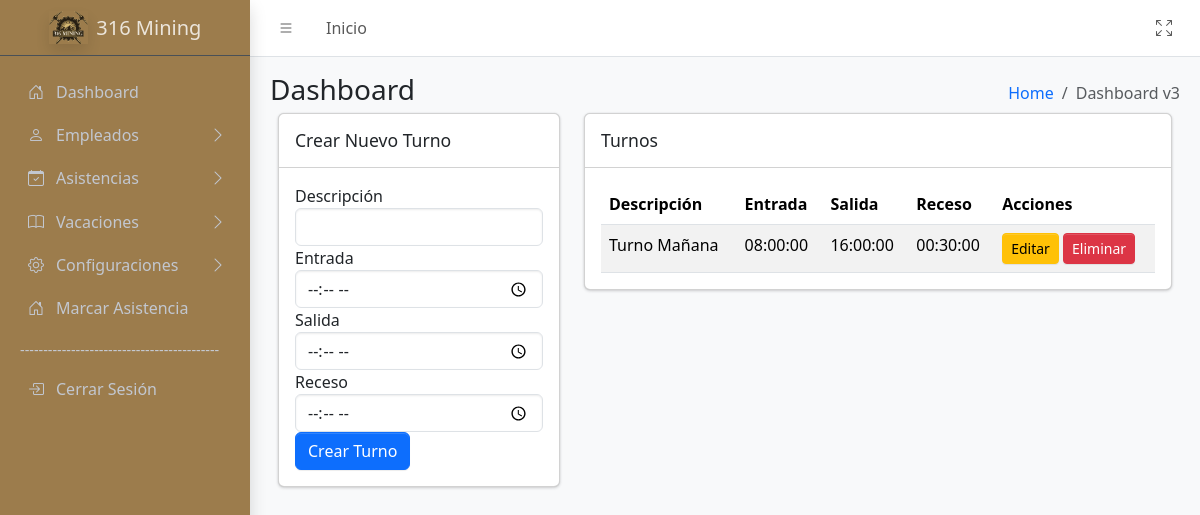
/sistema/controller/ConfiguracionesController/TurnosController.php?action=MostrarTurnos (signed in), run on an earlier commit of the app's database.
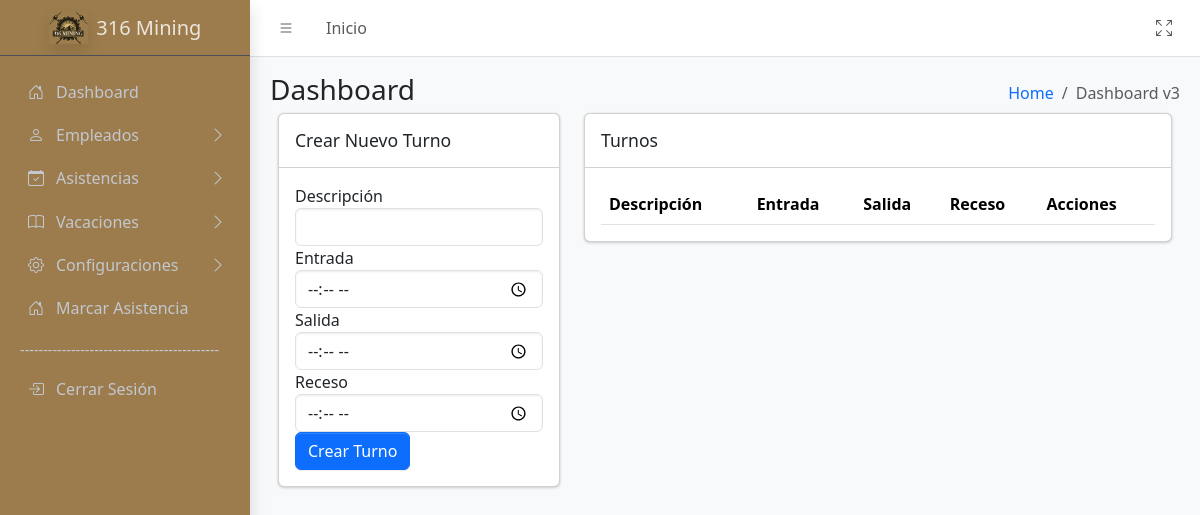
And on a later commit of the database.
### tables this page shows
CREATE TABLE `turnos` (
  `idTurno` int(11) NOT NULL,
  `descripcion` varchar(50) NOT NULL,
  `entrada_previa` time NOT NULL,
  `entrada` time DEFAULT NULL,
  `salida` time DEFAULT NULL,
  `receso` time NOT NULL
);

### sistema/controller/BaseController.php (called while the page is built, shortened)
<?php
class BaseController {
        protected function loadView($view,
                                        $data = [],
                                        $additionalCss = [],
                                        $additionalJs = [],
                                        $title = 'Sistema') {
                                    include __DIR__ . '/../view/templates/layout.php';
    }
}
?>

### sistema/model/conexion.php (called while the page is built, shortened)
<?php
class Database {
    public function __construct() {
        try {
            $host = 'localhost';
            $dbname = 'biometrico';
            $username = 'root';
            $password = '';
            $this->conn = new PDO("mysql:host=$host;dbname=$dbname", $username, $password);
        } catch (PDOException $e) {
            echo "Error de conexión: " . $e->getMessage();
            exit();
        }
    }
}
?>

### sistema/model/ConfiguracionModel/TurnosModel.php (called while the page is built, shortened)
<?php
require_once __DIR__ . '/../conexion.php';
class Turnos extends Database {
    public function ObtenerTurnos() {
        $sql = "SELECT * FROM turnos ORDER BY descripcion ASC";
        $stmt = $this->conn->prepare($sql);
        $stmt->execute();
        return $stmt->fetchAll(PDO::FETCH_ASSOC);
    }
}
?>

### sistema/view/Configuracion/Turnos.php (the view, shortened to what the changed rows need)
<div class="app-content">
    <div class="container-fluid">
        <div class="row">
            <div class="col-lg-8">
                <div class="card mb-4">
                    <div class="card-body table-responsive">
                        <table class="table table-striped">
                            <thead>
                                <tr>
                                    <th>Descripción</th>
                                    <th>Entrada</th>
                                    <th>Salida</th>
                                    <th>Receso</th>
                                    <th>Acciones</th>
                                </tr>
                            </thead>
                            <tbody>
                                <?php foreach ($Turnos as $Turno): ?>
                                    <tr>
                                        <td><?= $Turno['descripcion'] ?></td>
                                        <td><?= $Turno['entrada'] ?></td>
                                        <td><?= $Turno['salida'] ?></td>
                                        <td><?= $Turno['receso'] ?></td>
                                        <td>
                                            <button class="btn btn-warning btn-sm" data-bs-toggle="modal" data-bs-target="#editModal"
                                                data-id="<?= $Turno['idTurno'] ?>"
                                                data-descripcion="<?= $Turno['descripcion'] ?>"
                                                data-entrada="<?= $Turno['entrada'] ?>"
                                                data-salida="<?= $Turno['salida'] ?>"
                                                data-receso="<?= $Turno['receso'] ?>">Editar</button>
                                            <button class="btn btn-danger btn-sm" data-bs-toggle="modal" data-bs-target="#deleteModal"
                                                data-id="<?= $Turno['idTurno'] ?>"
                                                data-descripcion="<?= $Turno['descripcion'] ?>">Eliminar</button>
                                        </td>
                                    </tr>
                                <?php endforeach; ?>
                            </tbody>
                        </table>
                    </div>
                </div>
            </div>
        </div>
    </div>
</div>

What changed in the data, as far as the page shows it:
removed turnos: descripcion "Turno Mañana", entrada "08:00:00", salida "16:00:00", receso "00:30:00"
